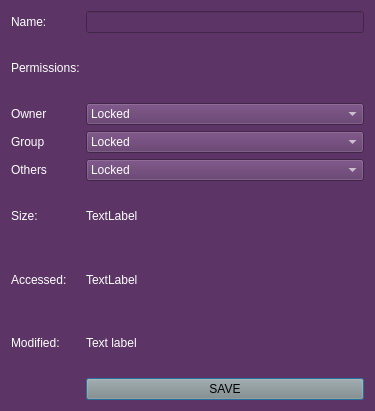
<?xml version="1.0" encoding="UTF-8"?>
<ui version="4.0">
 <class>Dialog</class>
 <widget class="QDialog" name="Dialog">
  <property name="geometry">
   <rect>
    <x>0</x>
    <y>0</y>
    <width>375</width>
    <height>411</height>
   </rect>
  </property>
  <property name="palette">
   <palette>
    <active>
     <colorrole role="WindowText">
      <brush brushstyle="SolidPattern">
       <color alpha="255">
        <red>255</red>
        <green>255</green>
        <blue>255</blue>
       </color>
      </brush>
     </colorrole>
     <colorrole role="Button">
      <brush brushstyle="SolidPattern">
       <color alpha="255">
        <red>92</red>
        <green>53</green>
        <blue>102</blue>
       </color>
      </brush>
     </colorrole>
     <colorrole role="Light">
      <brush brushstyle="SolidPattern">
       <color alpha="255">
        <red>138</red>
        <green>79</green>
        <blue>153</blue>
       </color>
      </brush>
     </colorrole>
     <colorrole role="Midlight">
      <brush brushstyle="SolidPattern">
       <color alpha="255">
        <red>115</red>
        <green>66</green>
        <blue>127</blue>
       </color>
      </brush>
     </colorrole>
     <colorrole role="Dark">
      <brush brushstyle="SolidPattern">
       <color alpha="255">
        <red>46</red>
        <green>26</green>
        <blue>51</blue>
       </color>
      </brush>
     </colorrole>
     <colorrole role="Mid">
      <brush brushstyle="SolidPattern">
       <color alpha="255">
        <red>61</red>
        <green>35</green>
        <blue>68</blue>
       </color>
      </brush>
     </colorrole>
     <colorrole role="Text">
      <brush brushstyle="SolidPattern">
       <color alpha="255">
        <red>255</red>
        <green>255</green>
        <blue>255</blue>
       </color>
      </brush>
     </colorrole>
     <colorrole role="BrightText">
      <brush brushstyle="SolidPattern">
       <color alpha="255">
        <red>255</red>
        <green>255</green>
        <blue>255</blue>
       </color>
      </brush>
     </colorrole>
     <colorrole role="ButtonText">
      <brush brushstyle="SolidPattern">
       <color alpha="255">
        <red>255</red>
        <green>255</green>
        <blue>255</blue>
       </color>
      </brush>
     </colorrole>
     <colorrole role="Base">
      <brush brushstyle="SolidPattern">
       <color alpha="255">
        <red>92</red>
        <green>53</green>
        <blue>102</blue>
       </color>
      </brush>
     </colorrole>
     <colorrole role="Window">
      <brush brushstyle="SolidPattern">
       <color alpha="255">
        <red>92</red>
        <green>53</green>
        <blue>102</blue>
       </color>
      </brush>
     </colorrole>
     <colorrole role="Shadow">
      <brush brushstyle="SolidPattern">
       <color alpha="255">
        <red>0</red>
        <green>0</green>
        <blue>0</blue>
       </color>
      </brush>
     </colorrole>
     <colorrole role="AlternateBase">
      <brush brushstyle="SolidPattern">
       <color alpha="255">
        <red>46</red>
        <green>26</green>
        <blue>51</blue>
       </color>
      </brush>
     </colorrole>
     <colorrole role="ToolTipBase">
      <brush brushstyle="SolidPattern">
       <color alpha="255">
        <red>255</red>
        <green>255</green>
        <blue>220</blue>
       </color>
      </brush>
     </colorrole>
     <colorrole role="ToolTipText">
      <brush brushstyle="SolidPattern">
       <color alpha="255">
        <red>0</red>
        <green>0</green>
        <blue>0</blue>
       </color>
      </brush>
     </colorrole>
    </active>
    <inactive>
     <colorrole role="WindowText">
      <brush brushstyle="SolidPattern">
       <color alpha="255">
        <red>255</red>
        <green>255</green>
        <blue>255</blue>
       </color>
      </brush>
     </colorrole>
     <colorrole role="Button">
      <brush brushstyle="SolidPattern">
       <color alpha="255">
        <red>92</red>
        <green>53</green>
        <blue>102</blue>
       </color>
      </brush>
     </colorrole>
     <colorrole role="Light">
      <brush brushstyle="SolidPattern">
       <color alpha="255">
        <red>138</red>
        <green>79</green>
        <blue>153</blue>
       </color>
      </brush>
     </colorrole>
     <colorrole role="Midlight">
      <brush brushstyle="SolidPattern">
       <color alpha="255">
        <red>115</red>
        <green>66</green>
        <blue>127</blue>
       </color>
      </brush>
     </colorrole>
     <colorrole role="Dark">
      <brush brushstyle="SolidPattern">
       <color alpha="255">
        <red>46</red>
        <green>26</green>
        <blue>51</blue>
       </color>
      </brush>
     </colorrole>
     <colorrole role="Mid">
      <brush brushstyle="SolidPattern">
       <color alpha="255">
        <red>61</red>
        <green>35</green>
        <blue>68</blue>
       </color>
      </brush>
     </colorrole>
     <colorrole role="Text">
      <brush brushstyle="SolidPattern">
       <color alpha="255">
        <red>255</red>
        <green>255</green>
        <blue>255</blue>
       </color>
      </brush>
     </colorrole>
     <colorrole role="BrightText">
      <brush brushstyle="SolidPattern">
       <color alpha="255">
        <red>255</red>
        <green>255</green>
        <blue>255</blue>
       </color>
      </brush>
     </colorrole>
     <colorrole role="ButtonText">
      <brush brushstyle="SolidPattern">
       <color alpha="255">
        <red>255</red>
        <green>255</green>
        <blue>255</blue>
       </color>
      </brush>
     </colorrole>
     <colorrole role="Base">
      <brush brushstyle="SolidPattern">
       <color alpha="255">
        <red>92</red>
        <green>53</green>
        <blue>102</blue>
       </color>
      </brush>
     </colorrole>
     <colorrole role="Window">
      <brush brushstyle="SolidPattern">
       <color alpha="255">
        <red>92</red>
        <green>53</green>
        <blue>102</blue>
       </color>
      </brush>
     </colorrole>
     <colorrole role="Shadow">
      <brush brushstyle="SolidPattern">
       <color alpha="255">
        <red>0</red>
        <green>0</green>
        <blue>0</blue>
       </color>
      </brush>
     </colorrole>
     <colorrole role="AlternateBase">
      <brush brushstyle="SolidPattern">
       <color alpha="255">
        <red>46</red>
        <green>26</green>
        <blue>51</blue>
       </color>
      </brush>
     </colorrole>
     <colorrole role="ToolTipBase">
      <brush brushstyle="SolidPattern">
       <color alpha="255">
        <red>255</red>
        <green>255</green>
        <blue>220</blue>
       </color>
      </brush>
     </colorrole>
     <colorrole role="ToolTipText">
      <brush brushstyle="SolidPattern">
       <color alpha="255">
        <red>0</red>
        <green>0</green>
        <blue>0</blue>
       </color>
      </brush>
     </colorrole>
    </inactive>
    <disabled>
     <colorrole role="WindowText">
      <brush brushstyle="SolidPattern">
       <color alpha="255">
        <red>46</red>
        <green>26</green>
        <blue>51</blue>
       </color>
      </brush>
     </colorrole>
     <colorrole role="Button">
      <brush brushstyle="SolidPattern">
       <color alpha="255">
        <red>92</red>
        <green>53</green>
        <blue>102</blue>
       </color>
      </brush>
     </colorrole>
     <colorrole role="Light">
      <brush brushstyle="SolidPattern">
       <color alpha="255">
        <red>138</red>
        <green>79</green>
        <blue>153</blue>
       </color>
      </brush>
     </colorrole>
     <colorrole role="Midlight">
      <brush brushstyle="SolidPattern">
       <color alpha="255">
        <red>115</red>
        <green>66</green>
        <blue>127</blue>
       </color>
      </brush>
     </colorrole>
     <colorrole role="Dark">
      <brush brushstyle="SolidPattern">
       <color alpha="255">
        <red>46</red>
        <green>26</green>
        <blue>51</blue>
       </color>
      </brush>
     </colorrole>
     <colorrole role="Mid">
      <brush brushstyle="SolidPattern">
       <color alpha="255">
        <red>61</red>
        <green>35</green>
        <blue>68</blue>
       </color>
      </brush>
     </colorrole>
     <colorrole role="Text">
      <brush brushstyle="SolidPattern">
       <color alpha="255">
        <red>46</red>
        <green>26</green>
        <blue>51</blue>
       </color>
      </brush>
     </colorrole>
     <colorrole role="BrightText">
      <brush brushstyle="SolidPattern">
       <color alpha="255">
        <red>255</red>
        <green>255</green>
        <blue>255</blue>
       </color>
      </brush>
     </colorrole>
     <colorrole role="ButtonText">
      <brush brushstyle="SolidPattern">
       <color alpha="255">
        <red>46</red>
        <green>26</green>
        <blue>51</blue>
       </color>
      </brush>
     </colorrole>
     <colorrole role="Base">
      <brush brushstyle="SolidPattern">
       <color alpha="255">
        <red>92</red>
        <green>53</green>
        <blue>102</blue>
       </color>
      </brush>
     </colorrole>
     <colorrole role="Window">
      <brush brushstyle="SolidPattern">
       <color alpha="255">
        <red>92</red>
        <green>53</green>
        <blue>102</blue>
       </color>
      </brush>
     </colorrole>
     <colorrole role="Shadow">
      <brush brushstyle="SolidPattern">
       <color alpha="255">
        <red>0</red>
        <green>0</green>
        <blue>0</blue>
       </color>
      </brush>
     </colorrole>
     <colorrole role="AlternateBase">
      <brush brushstyle="SolidPattern">
       <color alpha="255">
        <red>92</red>
        <green>53</green>
        <blue>102</blue>
       </color>
      </brush>
     </colorrole>
     <colorrole role="ToolTipBase">
      <brush brushstyle="SolidPattern">
       <color alpha="255">
        <red>255</red>
        <green>255</green>
        <blue>220</blue>
       </color>
      </brush>
     </colorrole>
     <colorrole role="ToolTipText">
      <brush brushstyle="SolidPattern">
       <color alpha="255">
        <red>0</red>
        <green>0</green>
        <blue>0</blue>
       </color>
      </brush>
     </colorrole>
    </disabled>
   </palette>
  </property>
  <property name="windowTitle">
   <string>Properties</string>
  </property>
  <layout class="QGridLayout" name="gridLayout">
   <item row="1" column="0">
    <widget class="QLabel" name="permissionsText">
     <property name="text">
      <string>Permissions:</string>
     </property>
    </widget>
   </item>
   <item row="2" column="0">
    <widget class="QLabel" name="permissionsOwner">
     <property name="text">
      <string>Owner</string>
     </property>
    </widget>
   </item>
   <item row="2" column="1">
    <widget class="QComboBox" name="comboBoxOwner">
     <property name="editable">
      <bool>false</bool>
     </property>
     <property name="modelColumn">
      <number>0</number>
     </property>
     <item>
      <property name="text">
       <string>Locked</string>
      </property>
     </item>
     <item>
      <property name="text">
       <string>Readonly</string>
      </property>
     </item>
     <item>
      <property name="text">
       <string>Read and write</string>
      </property>
     </item>
    </widget>
   </item>
   <item row="6" column="0">
    <widget class="QLabel" name="accessedText">
     <property name="text">
      <string>Accessed:</string>
     </property>
    </widget>
   </item>
   <item row="7" column="1">
    <widget class="QLabel" name="labelModifiedValue">
     <property name="text">
      <string>Text label</string>
     </property>
    </widget>
   </item>
   <item row="7" column="0">
    <widget class="QLabel" name="modifiedText">
     <property name="text">
      <string>Modified:</string>
     </property>
    </widget>
   </item>
   <item row="3" column="1">
    <widget class="QComboBox" name="comboBoxGroup">
     <item>
      <property name="text">
       <string>Locked</string>
      </property>
     </item>
     <item>
      <property name="text">
       <string>Readonly</string>
      </property>
     </item>
     <item>
      <property name="text">
       <string>Read and write</string>
      </property>
     </item>
    </widget>
   </item>
   <item row="5" column="1">
    <widget class="QLabel" name="labelSizeValue">
     <property name="text">
      <string>TextLabel</string>
     </property>
    </widget>
   </item>
   <item row="6" column="1">
    <widget class="QLabel" name="labelAccessedValue">
     <property name="text">
      <string>TextLabel</string>
     </property>
    </widget>
   </item>
   <item row="0" column="0">
    <widget class="QLabel" name="name">
     <property name="text">
      <string>Name:</string>
     </property>
    </widget>
   </item>
   <item row="0" column="1">
    <widget class="QLineEdit" name="lineEditName"/>
   </item>
   <item row="5" column="0">
    <widget class="QLabel" name="sizeText">
     <property name="text">
      <string>Size:</string>
     </property>
    </widget>
   </item>
   <item row="3" column="0">
    <widget class="QLabel" name="permissionsGroupText">
     <property name="text">
      <string>Group</string>
     </property>
    </widget>
   </item>
   <item row="4" column="0">
    <widget class="QLabel" name="permissionsOthersText">
     <property name="text">
      <string>Others</string>
     </property>
    </widget>
   </item>
   <item row="4" column="1">
    <widget class="QComboBox" name="comboBoxOthers">
     <item>
      <property name="text">
       <string>Locked</string>
      </property>
     </item>
     <item>
      <property name="text">
       <string>Readonly</string>
      </property>
     </item>
     <item>
      <property name="text">
       <string>Read and write</string>
      </property>
     </item>
    </widget>
   </item>
   <item row="8" column="1">
    <widget class="QPushButton" name="buttonSave">
     <property name="palette">
      <palette>
       <active>
        <colorrole role="WindowText">
         <brush brushstyle="SolidPattern">
          <color alpha="255">
           <red>0</red>
           <green>0</green>
           <blue>0</blue>
          </color>
         </brush>
        </colorrole>
        <colorrole role="Button">
         <brush brushstyle="SolidPattern">
          <color alpha="255">
           <red>136</red>
           <green>138</green>
           <blue>133</blue>
          </color>
         </brush>
        </colorrole>
        <colorrole role="Light">
         <brush brushstyle="SolidPattern">
          <color alpha="255">
           <red>204</red>
           <green>207</green>
           <blue>200</blue>
          </color>
         </brush>
        </colorrole>
        <colorrole role="Midlight">
         <brush brushstyle="SolidPattern">
          <color alpha="255">
           <red>170</red>
           <green>172</green>
           <blue>166</blue>
          </color>
         </brush>
        </colorrole>
        <colorrole role="Dark">
         <brush brushstyle="SolidPattern">
          <color alpha="255">
           <red>68</red>
           <green>69</green>
           <blue>66</blue>
          </color>
         </brush>
        </colorrole>
        <colorrole role="Mid">
         <brush brushstyle="SolidPattern">
          <color alpha="255">
           <red>91</red>
           <green>92</green>
           <blue>89</blue>
          </color>
         </brush>
        </colorrole>
        <colorrole role="Text">
         <brush brushstyle="SolidPattern">
          <color alpha="255">
           <red>0</red>
           <green>0</green>
           <blue>0</blue>
          </color>
         </brush>
        </colorrole>
        <colorrole role="BrightText">
         <brush brushstyle="SolidPattern">
          <color alpha="255">
           <red>255</red>
           <green>255</green>
           <blue>255</blue>
          </color>
         </brush>
        </colorrole>
        <colorrole role="ButtonText">
         <brush brushstyle="SolidPattern">
          <color alpha="255">
           <red>0</red>
           <green>0</green>
           <blue>0</blue>
          </color>
         </brush>
        </colorrole>
        <colorrole role="Base">
         <brush brushstyle="SolidPattern">
          <color alpha="255">
           <red>136</red>
           <green>138</green>
           <blue>133</blue>
          </color>
         </brush>
        </colorrole>
        <colorrole role="Window">
         <brush brushstyle="SolidPattern">
          <color alpha="255">
           <red>136</red>
           <green>138</green>
           <blue>133</blue>
          </color>
         </brush>
        </colorrole>
        <colorrole role="Shadow">
         <brush brushstyle="SolidPattern">
          <color alpha="255">
           <red>0</red>
           <green>0</green>
           <blue>0</blue>
          </color>
         </brush>
        </colorrole>
        <colorrole role="AlternateBase">
         <brush brushstyle="SolidPattern">
          <color alpha="255">
           <red>195</red>
           <green>196</green>
           <blue>194</blue>
          </color>
         </brush>
        </colorrole>
        <colorrole role="ToolTipBase">
         <brush brushstyle="SolidPattern">
          <color alpha="255">
           <red>255</red>
           <green>255</green>
           <blue>220</blue>
          </color>
         </brush>
        </colorrole>
        <colorrole role="ToolTipText">
         <brush brushstyle="SolidPattern">
          <color alpha="255">
           <red>0</red>
           <green>0</green>
           <blue>0</blue>
          </color>
         </brush>
        </colorrole>
       </active>
       <inactive>
        <colorrole role="WindowText">
         <brush brushstyle="SolidPattern">
          <color alpha="255">
           <red>0</red>
           <green>0</green>
           <blue>0</blue>
          </color>
         </brush>
        </colorrole>
        <colorrole role="Button">
         <brush brushstyle="SolidPattern">
          <color alpha="255">
           <red>136</red>
           <green>138</green>
           <blue>133</blue>
          </color>
         </brush>
        </colorrole>
        <colorrole role="Light">
         <brush brushstyle="SolidPattern">
          <color alpha="255">
           <red>204</red>
           <green>207</green>
           <blue>200</blue>
          </color>
         </brush>
        </colorrole>
        <colorrole role="Midlight">
         <brush brushstyle="SolidPattern">
          <color alpha="255">
           <red>170</red>
           <green>172</green>
           <blue>166</blue>
          </color>
         </brush>
        </colorrole>
        <colorrole role="Dark">
         <brush brushstyle="SolidPattern">
          <color alpha="255">
           <red>68</red>
           <green>69</green>
           <blue>66</blue>
          </color>
         </brush>
        </colorrole>
        <colorrole role="Mid">
         <brush brushstyle="SolidPattern">
          <color alpha="255">
           <red>91</red>
           <green>92</green>
           <blue>89</blue>
          </color>
         </brush>
        </colorrole>
        <colorrole role="Text">
         <brush brushstyle="SolidPattern">
          <color alpha="255">
           <red>0</red>
           <green>0</green>
           <blue>0</blue>
          </color>
         </brush>
        </colorrole>
        <colorrole role="BrightText">
         <brush brushstyle="SolidPattern">
          <color alpha="255">
           <red>255</red>
           <green>255</green>
           <blue>255</blue>
          </color>
         </brush>
        </colorrole>
        <colorrole role="ButtonText">
         <brush brushstyle="SolidPattern">
          <color alpha="255">
           <red>0</red>
           <green>0</green>
           <blue>0</blue>
          </color>
         </brush>
        </colorrole>
        <colorrole role="Base">
         <brush brushstyle="SolidPattern">
          <color alpha="255">
           <red>136</red>
           <green>138</green>
           <blue>133</blue>
          </color>
         </brush>
        </colorrole>
        <colorrole role="Window">
         <brush brushstyle="SolidPattern">
          <color alpha="255">
           <red>136</red>
           <green>138</green>
           <blue>133</blue>
          </color>
         </brush>
        </colorrole>
        <colorrole role="Shadow">
         <brush brushstyle="SolidPattern">
          <color alpha="255">
           <red>0</red>
           <green>0</green>
           <blue>0</blue>
          </color>
         </brush>
        </colorrole>
        <colorrole role="AlternateBase">
         <brush brushstyle="SolidPattern">
          <color alpha="255">
           <red>195</red>
           <green>196</green>
           <blue>194</blue>
          </color>
         </brush>
        </colorrole>
        <colorrole role="ToolTipBase">
         <brush brushstyle="SolidPattern">
          <color alpha="255">
           <red>255</red>
           <green>255</green>
           <blue>220</blue>
          </color>
         </brush>
        </colorrole>
        <colorrole role="ToolTipText">
         <brush brushstyle="SolidPattern">
          <color alpha="255">
           <red>0</red>
           <green>0</green>
           <blue>0</blue>
          </color>
         </brush>
        </colorrole>
       </inactive>
       <disabled>
        <colorrole role="WindowText">
         <brush brushstyle="SolidPattern">
          <color alpha="255">
           <red>68</red>
           <green>69</green>
           <blue>66</blue>
          </color>
         </brush>
        </colorrole>
        <colorrole role="Button">
         <brush brushstyle="SolidPattern">
          <color alpha="255">
           <red>136</red>
           <green>138</green>
           <blue>133</blue>
          </color>
         </brush>
        </colorrole>
        <colorrole role="Light">
         <brush brushstyle="SolidPattern">
          <color alpha="255">
           <red>204</red>
           <green>207</green>
           <blue>200</blue>
          </color>
         </brush>
        </colorrole>
        <colorrole role="Midlight">
         <brush brushstyle="SolidPattern">
          <color alpha="255">
           <red>170</red>
           <green>172</green>
           <blue>166</blue>
          </color>
         </brush>
        </colorrole>
        <colorrole role="Dark">
         <brush brushstyle="SolidPattern">
          <color alpha="255">
           <red>68</red>
           <green>69</green>
           <blue>66</blue>
          </color>
         </brush>
        </colorrole>
        <colorrole role="Mid">
         <brush brushstyle="SolidPattern">
          <color alpha="255">
           <red>91</red>
           <green>92</green>
           <blue>89</blue>
          </color>
         </brush>
        </colorrole>
        <colorrole role="Text">
         <brush brushstyle="SolidPattern">
          <color alpha="255">
           <red>68</red>
           <green>69</green>
           <blue>66</blue>
          </color>
         </brush>
        </colorrole>
        <colorrole role="BrightText">
         <brush brushstyle="SolidPattern">
          <color alpha="255">
           <red>255</red>
           <green>255</green>
           <blue>255</blue>
          </color>
         </brush>
        </colorrole>
        <colorrole role="ButtonText">
         <brush brushstyle="SolidPattern">
          <color alpha="255">
           <red>68</red>
           <green>69</green>
           <blue>66</blue>
          </color>
         </brush>
        </colorrole>
        <colorrole role="Base">
         <brush brushstyle="SolidPattern">
          <color alpha="255">
           <red>136</red>
           <green>138</green>
           <blue>133</blue>
          </color>
         </brush>
        </colorrole>
        <colorrole role="Window">
         <brush brushstyle="SolidPattern">
          <color alpha="255">
           <red>136</red>
           <green>138</green>
           <blue>133</blue>
          </color>
         </brush>
        </colorrole>
        <colorrole role="Shadow">
         <brush brushstyle="SolidPattern">
          <color alpha="255">
           <red>0</red>
           <green>0</green>
           <blue>0</blue>
          </color>
         </brush>
        </colorrole>
        <colorrole role="AlternateBase">
         <brush brushstyle="SolidPattern">
          <color alpha="255">
           <red>136</red>
           <green>138</green>
           <blue>133</blue>
          </color>
         </brush>
        </colorrole>
        <colorrole role="ToolTipBase">
         <brush brushstyle="SolidPattern">
          <color alpha="255">
           <red>255</red>
           <green>255</green>
           <blue>220</blue>
          </color>
         </brush>
        </colorrole>
        <colorrole role="ToolTipText">
         <brush brushstyle="SolidPattern">
          <color alpha="255">
           <red>0</red>
           <green>0</green>
           <blue>0</blue>
          </color>
         </brush>
        </colorrole>
       </disabled>
      </palette>
     </property>
     <property name="text">
      <string>SAVE</string>
     </property>
    </widget>
   </item>
  </layout>
 </widget>
 <resources/>
 <connections/>
</ui>
